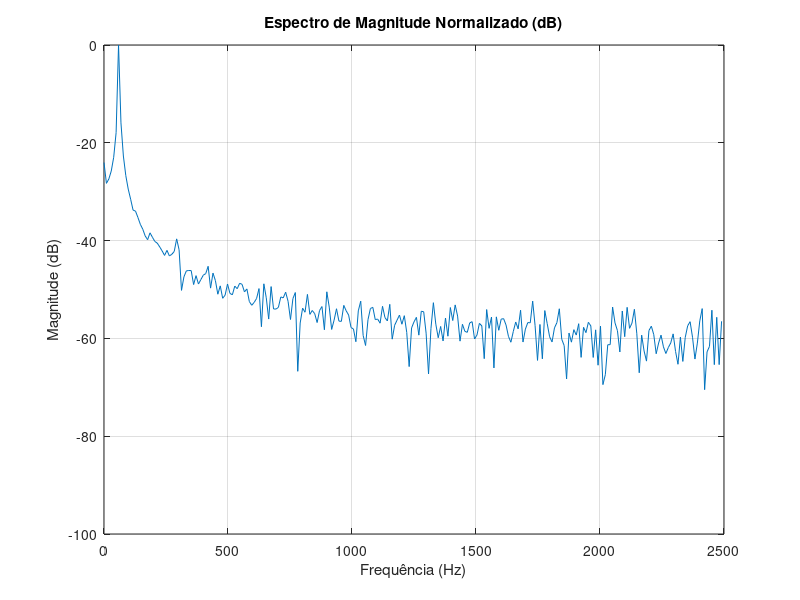

Here is the MATLAB script that generated this plot:
% 1) Certifique-se de importar os arquivos de dados fornecidos para o mesmo diretório
% em que irá salvar suas implementações. Para carregar os dados da lâmpada, utilize o
% comando:
% load lampcomp
% O período de amostragem está na variável dtcomp. Qual a taxa de amostragem em
% Hertz? Nesse caso, qual a máxima frequência que pode ser visualizada? pode fazer isso em octave

% % Carregar os dados
% load lampcomp;

% % Taxa de amostragem
% fs = 1 / dtcomp;
% fprintf('Taxa de amostragem: %.2f Hz\n', fs);

% % Frequência de Nyquist
% f_nyquist = fs / 2;
% fprintf('Frequência de Nyquist: %.2f Hz\n', f_nyquist);


% % 2)Qual o comprimento total dos sinais de tensão (vcomp) e corrente (icomp)?
% % Chamaremos esse valor de Lt.


% % Determinar o comprimento dos sinais
% Lt_vcomp = length(vcomp);
% Lt_icomp = length(icomp);

% fprintf('Comprimento do sinal de tensão (vcomp): %d\n', Lt_vcomp);
% fprintf('Comprimento do sinal de corrente (icomp): %d\n', Lt_icomp);

% % Verificar se os comprimentos são iguais
% if Lt_vcomp == Lt_icomp
%     fprintf('O comprimento total dos sinais (Lt) é: %d\n', Lt_vcomp);
% else
%     fprintf('Os sinais têm comprimentos diferentes.\n');
% end



% % 3) Plote os gráficos de tensão e corrente no domínio do tempo. Qual a duração dos sinais
% % em segundos? É possível notar alguma anomalia, por exemplo, no sinal de tensão?

% % Carregar os dados
% load lampcomp;

% % Determinar o comprimento dos sinais
% Lt = length(vcomp);

% % Calcular a duração dos sinais
% T = Lt * dtcomp;
% fprintf('Duração dos sinais em segundos: %.2f s\n', T);

% % Gerar o eixo do tempo
% t = (0:Lt-1) * dtcomp;

% % Plotar os sinais
% figure;
% subplot(2, 1, 1);
% plot(t, vcomp, 'b');
% title('Sinal de Tensão (vcomp) no Domínio do Tempo');
% xlabel('Tempo (s)');
% ylabel('Tensão (V)');
% grid on;

% subplot(2, 1, 2);
% plot(t, icomp, 'r');
% title('Sinal de Corrente (icomp) no Domínio do Tempo');
% xlabel('Tempo (s)');
% ylabel('Corrente (A)');
% grid on;
% % pause(10);
% print("3.png", "-dpng");


% 4) Agora, faça a análise espectral do sinal de tensão. Calcule a DFT usando o algoritmo
% FFT do Octave/Matlab. Supondo que o sinal a ser analisado tenha o comprimento L,
% a DFT deve ser calculada com 𝑁 ≥ 𝐿 pontos. Conforme visto na Avaliação 01, o
% algoritmo de FFT é otimizado para quando o comprimento é uma potência de 2: 𝑁 =
% 2𝑣. Primeiramente, vamos realizar a análise com L=512 pontos e utilizar a janela
% retangular N=512 pontos nesse sinal (pode usar a função Octave/Matlab denominada
% boxcar). Basta multiplicar o sinal pela função da janela.
% v1r=vcomp(1:L).*boxcar(L);
% fft(v1r,N);

% % Carregar os dados
% load lampcomp;

% % Definir os parâmetros
% L = 512; % Comprimento do sinal a ser analisado
% N = 512; % Número de pontos da FFT (potência de 2)
% fs = 1 / dtcomp; % Taxa de amostragem (Hz)

% % Selecionar os primeiros L pontos do sinal de tensão
% v1 = vcomp(1:L);

% % Criar e aplicar a janela retangular manualmente
% w = ones(L, 1); % Janela retangular
% v1r = v1 .* w; % Sinal com janela aplicada

% % Calcular a FFT
% V1 = fft(v1r, N);

% % Criar o eixo de frequência
% f = (0:N-1) * (fs / N); % Frequências correspondentes

% % Magnitude da FFT (espectro de amplitude)
% magnitude = abs(V1);

% % Plotar o espectro de amplitude
% figure;
% plot(f(1:N/2), magnitude(1:N/2)); % Exibir apenas as frequências positivas
% title('Espectro de Amplitude do Sinal de Tensão');
% xlabel('Frequência (Hz)');
% ylabel('Amplitude');
% grid on;
% % pause(10);
% print("4.png", "-dpng");

%  5) Obtendo a FFT complexa, deve-se agora plotar o gráfico de magnitude em dB com
% o eixo das abscissas em Hz. Normalize os dados para o valor máximo, ou seja, o
% valor máximo no gráfico deve ser zero e os demais devem mostrar o decaimento dB
% da magnitude. Plote o espectro em frequência unilateral ao invés do bilateral
% (pesquise a função fft, na página do Matlab são fornecidos exemplos que podem
% ajudar na implementação). Abaixo, o exemplo do gráfico que deverá ser obtido.

% Carregar os dados
load lampcomp;

% Definir os parâmetros
L = 512; % Comprimento do sinal a ser analisado
N = 512; % Número de pontos da FFT (potência de 2)
fs = 1 / dtcomp; % Taxa de amostragem (Hz)

% Selecionar os primeiros L pontos do sinal de tensão
v1 = vcomp(1:L);

% Criar e aplicar a janela retangular
w = ones(L, 1); % Janela retangular
v1r = v1 .* w; % Sinal com janela aplicada

% Calcular a FFT
V1 = fft(v1r, N);

% Magnitude da FFT (espectro de amplitude)
magnitude = abs(V1);

% Normalizar a magnitude
magnitude = magnitude / max(magnitude); % Normalização

% Converter para dB
magnitude_dB = 20 * log10(magnitude);

% Criar o eixo de frequência
f = (0:N-1) * (fs / N); % Frequências correspondentes

% Selecionar apenas o espectro unilateral (frequências positivas)
magnitude_dB_unilateral = magnitude_dB(1:N/2);
f_unilateral = f(1:N/2);

% Plotar o espectro em dB
figure;
plot(f_unilateral, magnitude_dB_unilateral);
title('Espectro de Magnitude Normalizado (dB)');
xlabel('Frequência (Hz)');
ylabel('Magnitude (dB)');
grid on;
xlim([0 fs/2]); % Limitar o eixo de frequência ao Nyquist
ylim([-100 0]); % Limitar o eixo de magnitude para melhor visualização
% pause(10);
print("5.png", "-dpng");